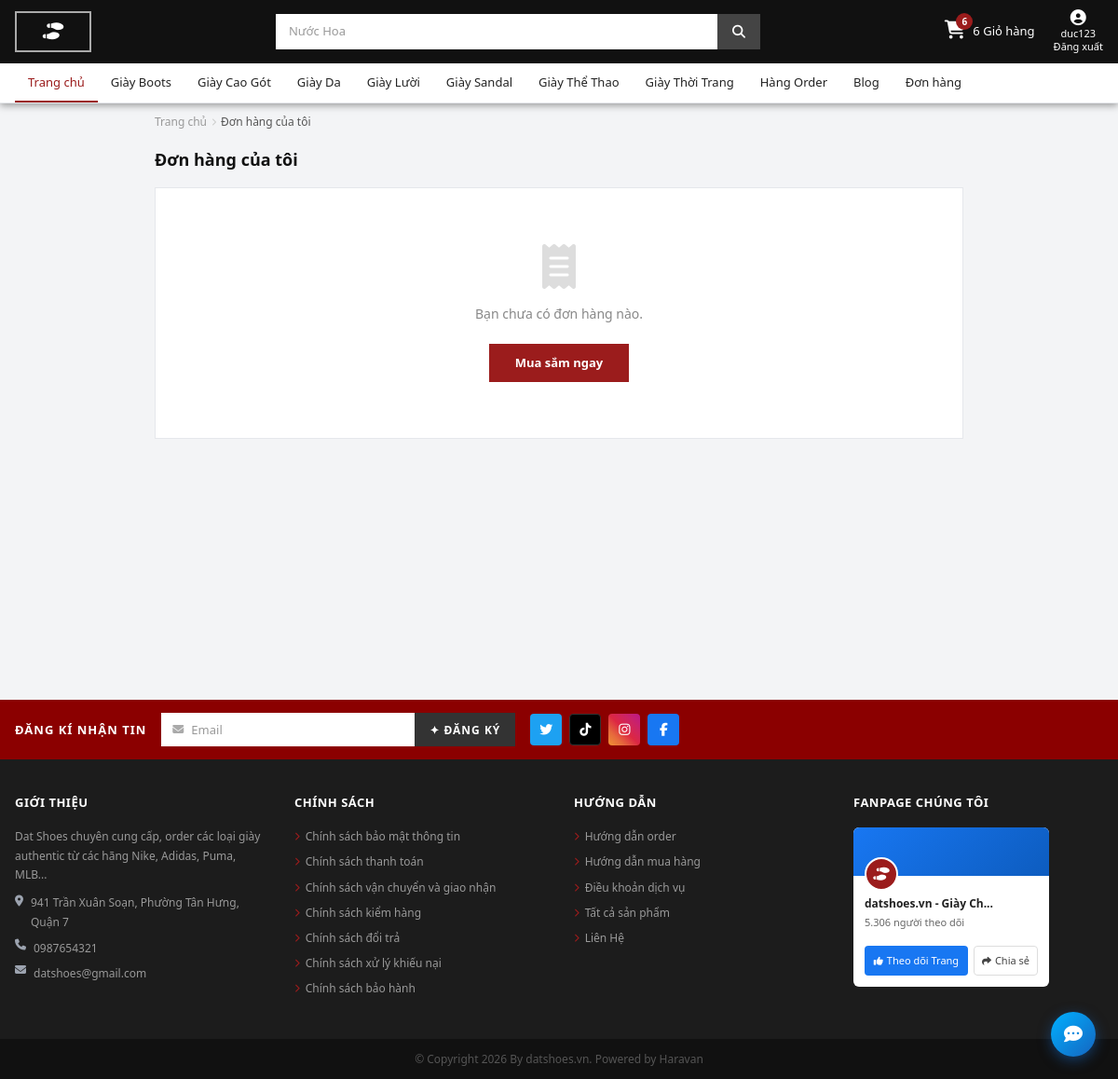
Page /cart/orders/ (signed in) on the earlier database version.
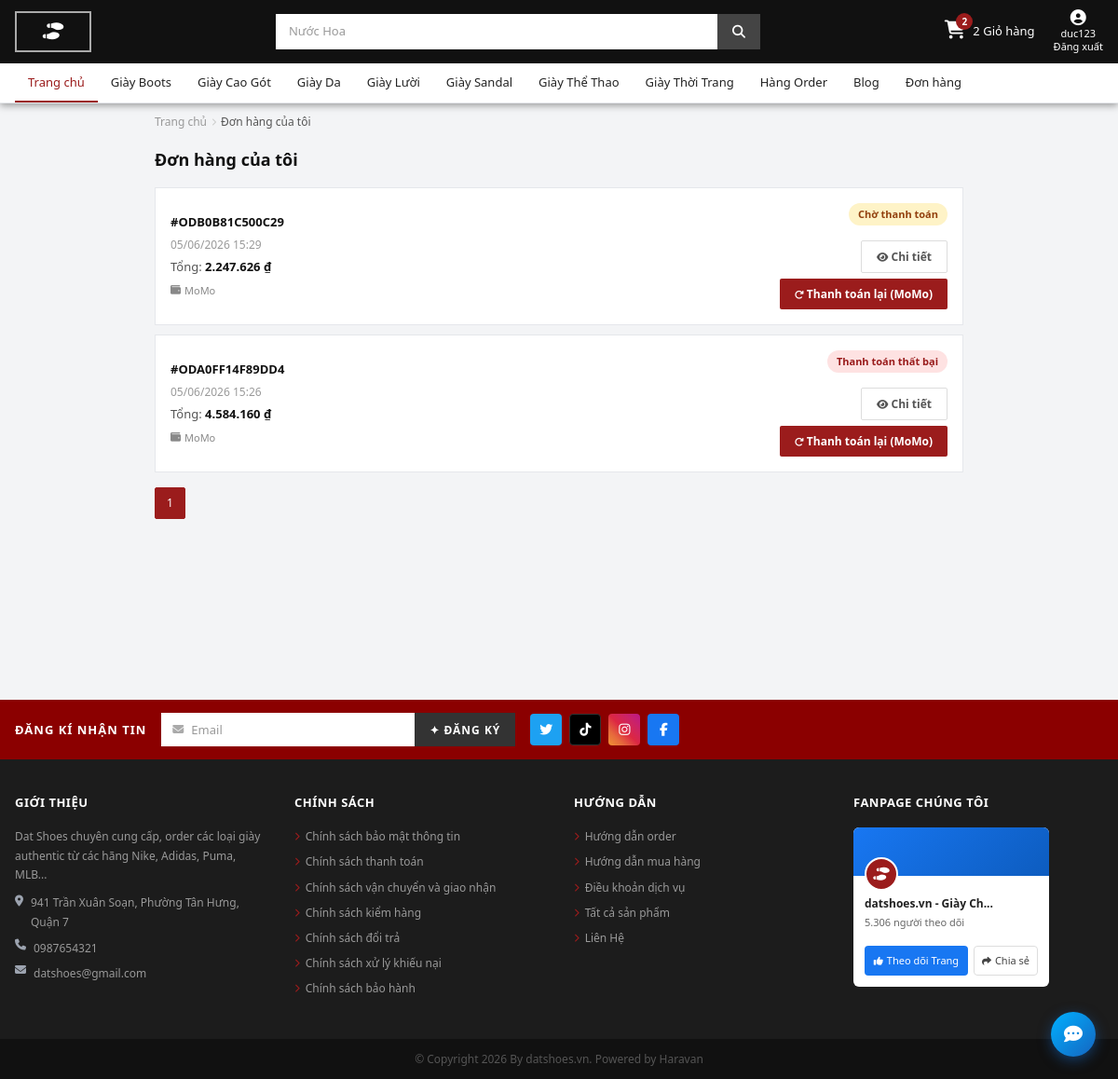
Same page on the later database version.
### apps/products/models.py (models this page shows, shortened)
class Category(models.Model):
    name = models.CharField(max_length=100, unique=True,
                            verbose_name="Tên loại giày")
    slug = models.SlugField(max_length=120, unique=True, blank=True)
    description = models.TextField(blank=True, verbose_name="Mô tả")
    image = models.ImageField(upload_to='categories/', blank=True, null=True)
    is_active = models.BooleanField(default=True)
    class Meta:
        verbose_name = "Danh mục"
        verbose_name_plural = "Danh mục"

### apps/cart/models.py (models this page shows, shortened)
class Order(models.Model):
    class Status(models.TextChoices):
        PENDING = 'pending', 'Chờ thanh toán'
        PAID = 'paid', 'Đã thanh toán'
        FAILED = 'failed', 'Thanh toán thất bại'
        CANCELLED = 'cancelled', 'Đã hủy'
    class PaymentMethod(models.TextChoices):
        MOMO  = 'momo',  'MoMo'
        SEPAY = 'sepay', 'SePay'
        COD   = 'cod',   'COD'
    user = models.ForeignKey(
        settings.AUTH_USER_MODEL,
        on_delete=models.SET_NULL,
        null=True,
        blank=True,
        related_name='orders',
    )
    code = models.CharField(max_length=32, unique=True, blank=True)
    full_name = models.CharField(max_length=120, blank=True)
    phone = models.CharField(max_length=20, blank=True)
    email = models.EmailField(blank=True)
    address = models.CharField(max_length=255, blank=True)
    note = models.TextField(blank=True)
    total_amount = models.DecimalField(max_digits=12, decimal_places=0)
    discount_amount = models.DecimalField(max_digits=12, decimal_places=0, default=0, verbose_name='Số tiền giảm')
    voucher = models.ForeignKey(
        'Voucher', on_delete=models.SET_NULL, null=True, blank=True,
        related_name='orders', verbose_name='Voucher'
    )
    voucher_code = models.CharField(max_length=50, blank=True, verbose_name='Mã voucher (lưu lại)')
    status = models.CharField(max_length=20, choices=Status.choices, default=Status.PENDING)
    payment_method = models.CharField(max_length=20, choices=PaymentMethod.choices, default=PaymentMethod.MOMO)
    momo_order_id = models.CharField(max_length=100, blank=True, unique=True, null=True)
    momo_request_id = models.CharField(max_length=100, blank=True, unique=True, null=True)
    momo_trans_id = models.CharField(max_length=100, blank=True, null=True)
    momo_result_code = models.IntegerField(blank=True, null=True)
    momo_message = models.CharField(max_length=255, blank=True)
    momo_pay_url = models.URLField(blank=True)
    momo_response_payload = models.TextField(blank=True)
    sepay_invoice_number = models.CharField(max_length=64, blank=True, verbose_name='SePay invoice number')
    sepay_transaction_id = models.CharField(max_length=100, blank=True, null=True, verbose_name='SePay transaction ID')
    sepay_pay_url = models.URLField(blank=True, verbose_name='SePay checkout URL')
    sepay_status = models.CharField(max_length=32, blank=True, verbose_name='SePay order status')
    sepay_ipn_payload = models.TextField(blank=True, verbose_name='SePay IPN raw payload')
    created_at = models.DateTimeField(auto_now_add=True)
    updated_at = models.DateTimeField(auto_now=True)
    class Meta:
        ordering = ['-created_at']
        verbose_name = 'Đơn hàng'
        verbose_name_plural = 'Đơn hàng'

### apps/cart/views.py (the view)
# urls.py: path('orders/', views.orders_list, name='orders_list'),
@login_required
def orders_list(request):
    qs = Order.objects.filter(user=request.user).order_by('-created_at')
    paginator = Paginator(qs, 12)
    page = request.GET.get('page')
    page_obj = paginator.get_page(page)
    return render(request, 'orders/order_list.html', {'page_obj': page_obj, 'paginator': paginator})

### apps/cart/context_processors.py (called while the page is built)
def cart_count(request):
    if request.user.is_authenticated:
        total_items = get_user_cart_item_count(request.user)
    else:
        cart = get_session_cart(request.session)
        total_items = sum(int(item.get('quantity', 0)) for item in cart.values())
    return {'cart_count': total_items}

### apps/cart/services.py (called while the page is built)
def get_user_cart_item_count(user):
    cart = Cart.objects.filter(user=user).first()
    if not cart:
        return 0
    return sum(item.quantity for item in cart.items.all())

### apps/products/context_processors.py (called while the page is built)
def navigation_data(request):
    return {
        'categories': Category.objects.filter(is_active=True).order_by('name'),
        'brands': Brand.objects.filter(is_active=True).order_by('name'),
    }

### apps/products/templatetags/format_money.py (called while the page is built)
@register.filter
def vnd(value):
    try:
        value = int(value)
        return f"{value:,} ₫".replace(",", ".")
    except:
        return value

### templates/orders/order_list.html (shortened to what this page needs)
{% extends 'base.html' %}
{% load static %}
{% load format_money %}
{% block content %}
<div class="ol-page">
<div class="ol-container">
  <nav class="ol-bc">
    <a href="{% url 'landing' %}">Trang chủ</a>
    <i class="fas fa-chevron-right"></i>
    <span style="color:#555;">Đơn hàng của tôi</span>
  </nav>
  <div class="ol-header">Đơn hàng của tôi</div>
  {% if page_obj.object_list %}
    {% for order in page_obj.object_list %}
    <div class="ol-card">
      <div>
        <div class="ol-code">#{{ order.code }}</div>
        <div class="ol-date">{{ order.created_at|date:"d/m/Y H:i" }}</div>
        <div class="ol-total">
          Tổng: <strong>{{ order.total_amount|vnd }}</strong>
        </div>
        <div class="ol-method">
          {% if order.payment_method == 'sepay' %}
            <i class="fas fa-credit-card"></i> SePay
          {% elif order.payment_method == 'momo' %}
            <i class="fas fa-wallet"></i> MoMo
          {% else %}
            <i class="fas fa-money-bill"></i> {{ order.get_payment_method_display }}
          {% endif %}
        </div>
      </div>
      <div class="ol-actions">
        <span class="ol-status {{ order.status }}">{{ order.get_status_display }}</span>
        <a href="{% url 'cart:order_detail' order.code %}" class="btn-ol-detail">
          <i class="fas fa-eye" style="font-size:11px;"></i> Chi tiết
        </a>
        {% if order.status == 'pending' or order.status == 'failed' %}
        <form action="{% url 'cart:order_retry' order.code %}" method="post">
          <button type="submit" class="btn-ol-retry">
            <i class="fas fa-redo" style="font-size:10px;"></i>
            Thanh toán lại
            {% if order.payment_method == 'sepay' %}(SePay){% elif order.payment_method == 'momo' %}(MoMo){% endif %}
          </button>
        </form>
        {% endif %}
      </div>
    </div>
    {% endfor %}
    <div class="ol-pagination">
      {% for num in paginator.page_range %}
      <a href="?page={{ num }}" class="ol-page-btn {% if num == page_obj.number %}active{% endif %}">{{ num }}</a>
      {% endfor %}
    </div>
  {% else %}
  <div class="ol-empty">
    <div><i class="fas fa-receipt"></i></div>
    <p>Bạn chưa có đơn hàng nào.</p>
    <a href="{% url 'products:product_list' %}">Mua sắm ngay</a>
  </div>
  {% endif %}
</div>
</div>
{% endblock %}

### templates/base.html (shortened to what the changed rows need)
<!doctype html>
<html lang="vi">
<head>
	<link rel="stylesheet" href="https://cdnjs.cloudflare.com/ajax/libs/font-awesome/6.6.0/css/all.min.css" />
	{% load static %}
	<link rel="stylesheet" href="{% static 'css/main.css' %}" />
</head>
<body>
	<header class="site-header">
		<div style="max-width:1200px; margin:0 auto; padding:10px 16px; display:flex; align-items:center; gap:16px;">
			<div class="header-util">
				<a href="{% url 'cart:cart_detail' %}" class="cart-link">
					<div class="cart-icon">
						<i class="fas fa-shopping-cart"></i>
						{% if cart_count > 0 %}
						<span class="cart-badge">{{ cart_count }}</span>
						{% endif %}
					</div>
					<span>{{ cart_count|default:0 }} Giỏ hàng</span>
				</a>
			</div>
		</div>
		<nav class="site-nav">
			<div style="max-width:1200px; margin:0 auto; padding:0 16px;">
				<ul class="nav-list" id="mainNavList">
					{% for category in categories %}
					<li>
						<a href="{% url 'products:category_detail' category.slug %}">
							{{ category.name }}
						</a>
					</li>
					{% endfor %}
				</ul>
			</div>
		</nav>
	</header>
	<main>
		{% block content %}{% endblock %}
	</main>
</body>
</html>

Differences in the rows shown:
added Order: code "ODB0B81C500C29", created_at "05/06/2026 15:29", total_amount|vnd "2.247.626 ₫", payment_method "momo" (drawn), status "Chờ thanh toán", shows "Thanh toán lại"
added Order: code "ODA0FF14F89DD4", created_at "05/06/2026 15:26", total_amount|vnd "4.584.160 ₫", payment_method "momo" (drawn), status "Thanh toán thất bại", shows "Thanh toán lại"
Other differences:
{{ cart_count }}: "6" → "2"
{{ cart_count|default:0 }}: "6" → "2"
new list line: "1"
text no longer shown: "Bạn chưa có đơn hàng nào. Mua sắm ngay"
